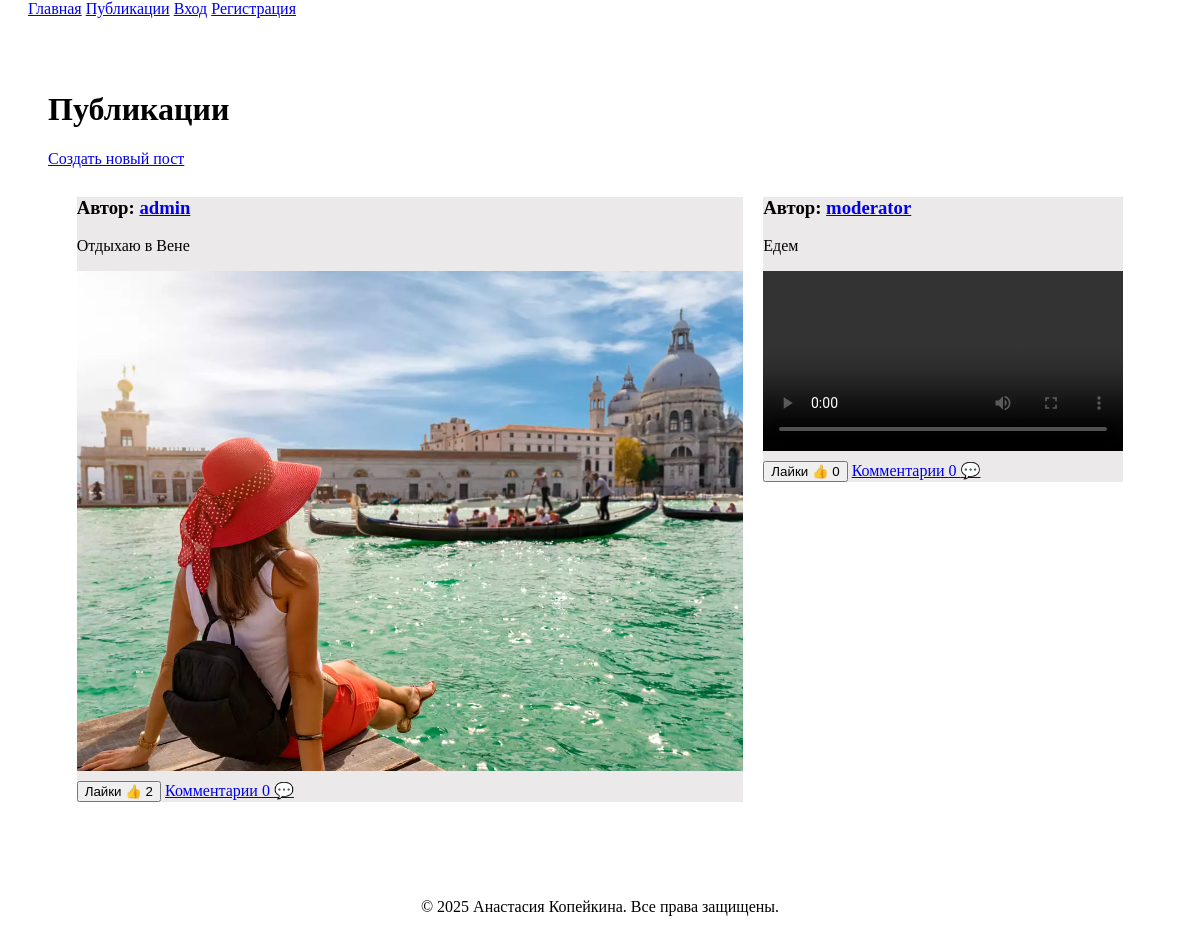
Page /posts on the earlier database version.
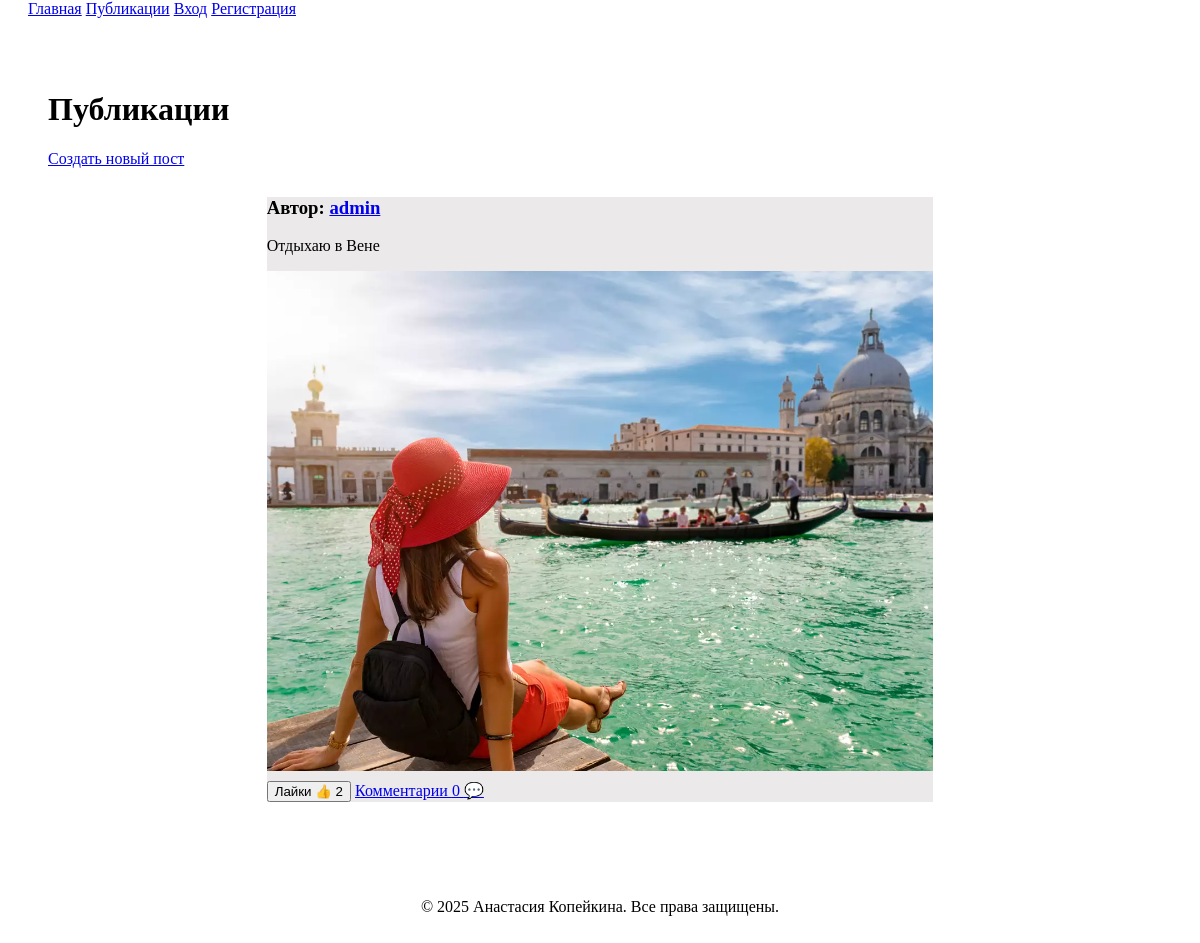
Same page on the later database version.
### application/models.py (models this page shows, shortened)
class Post(db.Model):
    id = db.Column(db.Integer, primary_key=True)
    user_id = db.Column(db.Integer, db.ForeignKey('user.id'), nullable=False)
    content_text = db.Column(db.Text, nullable=True)
    file_path = db.Column(db.String(255), nullable=True)
    file_type = db.Column(db.String(10), nullable=False)  # 'image', 'video', or 'none'
    created_at = db.Column(db.DateTime, default=datetime.now)
    updated_at = db.Column(db.DateTime, default=datetime.now, onupdate=datetime.now)
    is_active = db.Column(db.Boolean, default=True)
    likes = db.relationship('Like', backref='post', lazy=True)
    comments = db.relationship('Comment', backref='post', lazy=True)

class User(db.Model):
    id = db.Column(db.Integer, primary_key=True)
    username = db.Column(db.String(150), unique=True, nullable=False)
    email = db.Column(db.String(150), unique=True, nullable=False)
    password_hash = db.Column(db.String(128), nullable=False)
    role = db.Column(db.String(128), default='user')
    posts = db.relationship('Post', backref='author', lazy=True)
    likes = db.relationship('Like', backref='user', lazy=True)
    comments = db.relationship('Comment', backref='user', lazy=True)

### application/views/posts.py (the view)
@posts_bp.route('/posts', methods=['GET'])
def list_posts():
    posts = Post.query.options(joinedload(Post.author)).filter_by(is_active=True).all()
    return render_template('posts.html', posts=posts)

### application/templates/posts.html (shortened to what this page needs)
{% extends 'base.html' %}
{% block content %}
<div class="site-card-wrapper" style="padding: 20px;">
    <h1>Публикации</h1>
    <a href="{{ url_for('posts.new_post') }}" class="ant-btn ant-btn-primary" style="margin-bottom: 20px;">Создать новый пост</a>
    <div class="ant-row" style="display: flex; flex-wrap: wrap; justify-content: center;">
        {% for post in posts %}
        <div class="ant-col ant-col-8" style="padding: 10px;">
            <div class="ant-card" style="width: 100%;">
                <div class="ant-card-body">
                    <h3>Автор: <a href="{{ url_for('auth.profile', user_id=post.user_id) }}">{{ post.author.username }}</a></h3>
                    <p>{{ post.content_text }}</p>
                    {% if post.file_path %}
                    <div class="media-container">
                        {% if post.file_type == 'image' %}
                        <img src="{{ url_for('static', filename='uploads/' + post.file_path) }}" alt="Post Image" style="width: 100%; height: auto;">
                        {% elif post.file_type == 'video' %}
                        <video controls style="width: 100%;">
                            <source src="{{ url_for('static', filename='uploads/' + post.file_path) }}" type="video/mp4">
                        </video>
                        {% endif %}
                    </div>
                    {% endif %}
                    <div style="margin-top: 10px;">
                        <form action="{{ url_for('likes.like_post', post_id=post.id) }}" method="POST" style="display:inline;">
                            <button type="submit" class="ant-btn ant-btn-link">Лайки 👍 {{ post.likes|length }}</button>
                        </form>
                        <a href="{{ url_for('comments.list_comments', post_id=post.id) }}" class="ant-btn ant-btn-link">Комментарии {{ post.comments|length }} 💬</a>
                    </div>
                </div>
            </div>
        </div>
        {% endfor %}
    </div>
</div>
{% endblock %}

Differences in the rows shown:
no longer on this page (row edited): Post: author.username "moderator", content_text "Едем", likes|length "0", comments|length "0"
